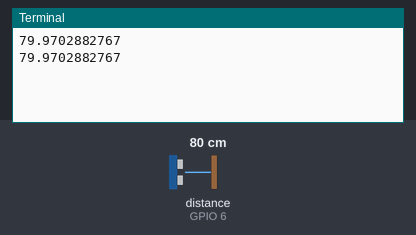
A program run on a simulated Raspberry Pi (BCM pin numbers). Shown: the last lines printed to the terminal. Inputs (shaded band) come from the test bench; at power-on: distance to the obstacle (sensor on GPIO 6) 80 cm. The echo pulse lasts 58.3 µs per cm; the clock reads 2024-03-15 10:24:30 at power-on unless the program sets it.

Above: at 1.2 s.
1.3 s: distance to the obstacle (sensor on GPIO 6) set to 2 cm
At 2.6 s:
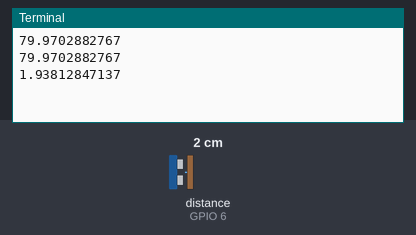
2.8 s: distance to the obstacle (sensor on GPIO 6) set to 4 cm
At 3.8 s:
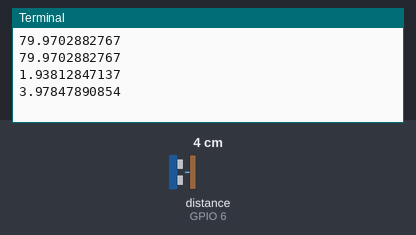
Timing chart, 0 to 5.8 s (numbered marks = the images above; inputs shaded):
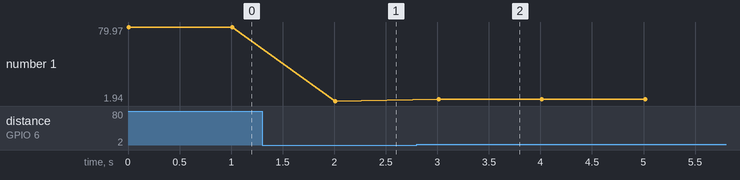

The program:

ultrasonico.py
```python
#!/usr/bin/env python
import time
import RPi.GPIO as GPIO

GPIO.setwarnings(False)
GPIO.setmode(GPIO.BCM)
TRIGGER = 12
ECHO    = 6
GPIO.setup(TRIGGER,GPIO.OUT)
GPIO.setup(ECHO,GPIO.IN)
GPIO.output(TRIGGER,False)

while True:
    GPIO.output(TRIGGER,True)
    time.sleep(0.00001)
    GPIO.output(TRIGGER,False)
    start = time.time()
    while GPIO.input(ECHO)==0:
        start = time.time()
    while GPIO.input(ECHO)==1:
        stop = time.time()
    tiempo = stop-start
    distancia = (tiempo * 34300)/2
    print distancia
    time.sleep(1)
```

Measured:
- after the input at 1.3 s, the terminal: prints a new line after 0.71 s (image 1)
- after the input at 2.8 s, the terminal: prints a new line after 0.21 s (image 2)
- plotted number 1: 79.97 → 1.94 after the input at 1.3 s, 1.94 → 3.98 after the input at 2.8 s
